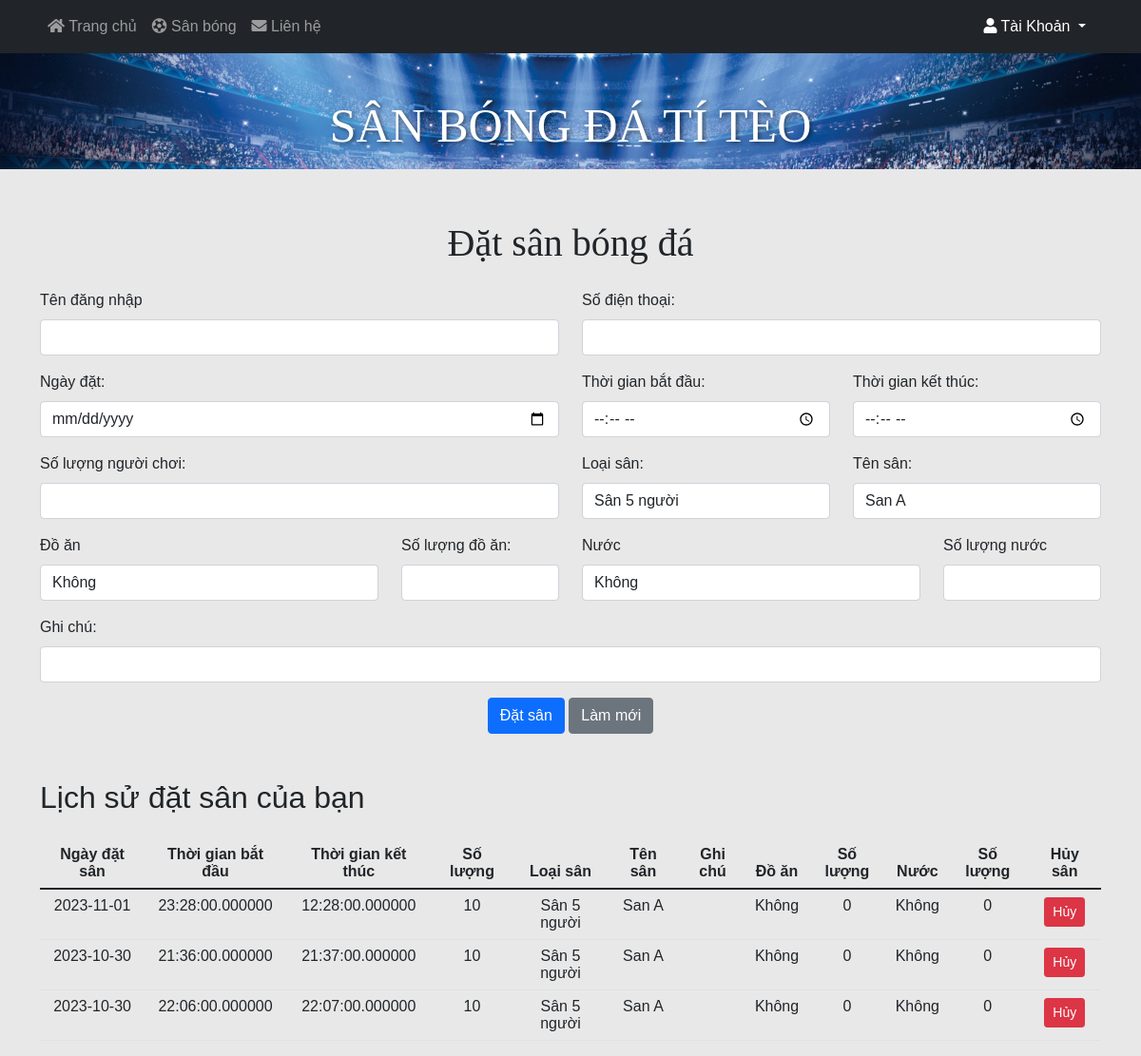
The app's page /datsanonl.php (signed in) with its own data.
### tables this page shows
CREATE TABLE `lichdatsan` (
  `id` int(50) NOT NULL,
  `TenDN` text NOT NULL,
  `SDT` int(50) NOT NULL,
  `Ngaydat` date NOT NULL,
  `Thoigianbd` time(6) NOT NULL,
  `Thoigiankt` time(6) NOT NULL,
  `Soluong` int(50) NOT NULL,
  `Loaisan` text NOT NULL,
  `Tensan` text NOT NULL,
  `Ghichu` text NOT NULL,
  `Doan` text DEFAULT NULL,
  `sldoan` int(11) DEFAULT NULL,
  `Nuoc` text DEFAULT NULL,
  `slNuoc` int(11) DEFAULT NULL
);

### datsanonl.php (the view, shortened to what this page needs)
<?php
  require_once "Connect.php";
  $user = '';
  $sdt = '';
  $ngaydat = '';
  $thoigianbd = '';
  $thoigiankt = '';
  $soluong = '';
  $loaisan = '';
  $tensan = '';
  $ghichu = '';
  $doan = '';
  $sldoan = '';
  $nuoc = '';
  $slnuoc = '';
?>
<!DOCTYPE html>
<html lang="en">
  <head>
    <link href="https://cdn.jsdelivr.net/npm/bootstrap@5.0.2/dist/css/bootstrap.min.css" rel="stylesheet">
    <link rel="stylesheet" href="styleTrangChu.css">
    <link rel="stylesheet" href="https://cdnjs.cloudflare.com/ajax/libs/font-awesome/5.15.3/css/all.min.css">
    <link href="https://cdn.jsdelivr.net/npm/bootstrap@5.1.3/dist/css/bootstrap.min.css" rel="stylesheet">
  </head>
  <body >
    <nav class="navbar navbar-expand-lg navbar-dark bg-dark fixed-top" >
            <div class="container">
                <div class="collapse navbar-collapse" id="navbarNav">
                    <ul class="navbar-nav">
                        <li class="nav-item">
                            <a class="nav-link" href="TrangChu.php"><i class="fas fa-home"></i> Trang chủ</a>
                        </li>
                        <li class="nav-item">
                            <a class="nav-link" href="listsankh.php"><i class="fas fa-futbol"></i> Sân bóng</a>
                        </li>
                        <li class="nav-item">
                            <a class="nav-link" href="https://www.facebook.com/profile.php?id=100092591802235"><i class="fas fa-envelope"></i> Liên hệ</a>
                        </li>
                    </ul>
                </div>
                <div class="dropdown">
                    <a class="nav-link dropdown-toggle text-white" href="#" role="button" id="accountDropdown" data-bs-toggle="dropdown" aria-expanded="false">
                        <i class="fas fa-user"></i> Tài Khoản
                    </a>
                    </div>
            </div>
        </nav>
        <header class="text-center py-2 image-sandau" style="padding-top: 20px;">
        <div class="container" style="padding-top: 70px;">
            <h1 class="text-white text-shadow" style="font-size: 50px;">SÂN BÓNG ĐÁ TÍ TÈO</h1>
        </div>
    </header>
    <div class="container mt-4" style="padding-top: 30px">
      <h1 class="text-center mb-4">Đặt sân bóng đá</h1>
      <form form method="post" action="datsanonl.php" novalidate>
        <div class="row">
          <div class="col-md-6 mb-3">
            <label for="user" class="form-label">Tên đăng nhập</label>
            <input value="<?= $user?>" name="user" type="text" class="form-control" id="user" required>
          </div>
          <div class="col-md-6 mb-3">
            <label for="sdt" class="form-label">Số điện thoại:</label>
            <input value="<?= $sdt?>" name="sdt" type="tel" class="form-control" id="sdt" pattern="[0-9]{10}" required>
          </div>
        </div>
        <div class="row">
          <div class="col-md-6 mb-3">
            <label for="ngaydat" class="form-label">Ngày đặt:</label>
            <input value="<?= $ngaydat?>" name="ngaydat" type="date" class="form-control" id="ngaydat" required>
          </div>
          <div class="col-md-3 mb-3">
            <label for="thoigianbd" class="form-label">Thời gian bắt đầu:</label>
            <input value="<?= $thoigianbd?>" name="thoigianbd" type="time" class="form-control" id="thoigianbd" required>
          </div>
          <div class="col-md-3 mb-3">
            <label for="thoigianktt" class="form-label">Thời gian kết thúc:</label>
            <input value="<?= $thoigiankt?>" name="thoigiankt" type="time" class="form-control" id="thoigiankt" required>
          </div>
        </div>
        <div class="row">
          <div class="col-md-6 mb-3">
            <label for="soluong" class="form-label">Số lượng người chơi:</label>
            <input value="<?= $soluong?>" name="soluong" type="number" class="form-control" id="soluong" min="10">
          </div>
          <div class="col-md-3 mb-3">
            <label for="loaisan" style="margin-bottom: 8px;">Loại sân:</label>
              <?php $loaisan2 = "SELECT DISTINCT  Loaisan from danhsachsan";
                    $result1 = mysqli_query($conn, $loaisan2);
              ?>
              <select class="form-control" id="loaisan" name="loaisan" value="<?= $loaisan?>">
              <?php if(mysqli_num_rows($result1) > 0) {
                  while ($row = mysqli_fetch_assoc($result1)) { ?>
                      <option ><?php echo $row['Loaisan']; ?></option>
              <?php }
                  }
                  ?>
                  </select>
          </div>
          <div class="col-md-3 mb-3">
            <label for="loaisan" style="margin-bottom: 8px;">Tên sân:</label>
            <?php $tensan2 = "SELECT Tensan from danhsachsan";
                  $result2 = mysqli_query($conn, $tensan2);
            ?>
            <select class="form-control" id="tensan" name="tensan" value="<?= $tensan?>">
            <?php if(mysqli_num_rows($result2) > 0) {
                 while ($row = mysqli_fetch_assoc($result2)) { ?>
                    <option ><?php echo $row['Tensan']; ?></option>
            <?php }
                }
                ?>
                </select>
          </div>
        </div>
        <div class="row">
          <div class="col-md-4 mb-3">
            <label for="ghichu" class="form-label">Đồ ăn</label>
            <select class="form-control" id="doan" name="doan" value="<?= $doan?>">
              <option >Không</option>
            </select>
          </div>
          <div class="col-md-2 mb-3">
            <label for="soluong" class="form-label">Số lượng đồ ăn:</label>
            <input value="<?= $sldoan?>" name="sldoan" type="number" class="form-control" id="sldoan" min="1">
          </div>
          <div class="col-md-4 mb-3">
            <label for="ghichu" class="form-label">Nước</label>
            <select class="form-control" id="nuoc" name="nuoc" value="<?= $nuoc?>">
              <option >Không</option>
            </select>
          </div>
          <div class="col-md-2 mb-3">
            <label for="soluong" class="form-label">Số lượng nước</label>
            <input value="<?= $slnuoc?>" name="slnuoc" type="number" class="form-control" id="slnuoc" min="1">
          </div>
        </div>
        <div class="mb-3">
          <label for="ghichu" class="form-label">Ghi chú:</label>
          <input value="<?= $ghichu?>" name="ghichu" type="text" class="form-control" id="ghichu">
        </div>
        <div class="text-center">
          <button class="btn btn-primary">Đặt sân</button>
          <button type="reset" class="btn btn-secondary">Làm mới</button>
        </div>
      </form>
    </div>
    <?php
      $taikhoanht = $_SESSION['user'];
      $query = "SELECT DISTINCT lichdatsan.id, lichdatsan.TenDN, lichdatsan.Ngaydat, lichdatsan.Thoigianbd, lichdatsan.Thoigiankt, lichdatsan.Soluong, lichdatsan.Loaisan, lichdatsan.Tensan, lichdatsan.Ghichu, lichdatsan.Doan, lichdatsan.sldoan, lichdatsan.Nuoc, lichdatsan.slNuoc from lichdatsan INNER JOIN taikhoan ON lichdatsan.SDT = taikhoan.SDT AND '$taikhoanht' = lichdatsan.TenDN ORDER BY lichdatsan.Ngaydat DESC";
      $result1 = mysqli_query($conn, $query);
    ?>
<div class="container mt-5">
  <h2 class="mb-4">Lịch sử đặt sân của bạn</h2>
  <table class="table">
    <thead>
      <tr>
        <th style="text-align:center;" scope="col">Ngày đặt sân</th>
        <th style="text-align:center;" scope="col">Thời gian bắt đầu</th>
        <th style="text-align:center;" scope="col">Thời gian kết thúc</th>
        <th style="text-align:center;" scope="col">Số lượng</th>
        <th style="text-align:center;" scope="col">Loại sân</th>
        <th style="text-align:center;" scope="col">Tên sân</th>
        <th style="text-align:center;" scope="col">Ghi chú</th>
        <th style="text-align:center;" scope="col">Đồ ăn</th>
        <th style="text-align:center;" scope="col">Số lượng</th>
        <th style="text-align:center;" scope="col">Nước</th>
        <th style="text-align:center;" scope="col">Số lượng</th>
        <th style="text-align:center;" scope="col">Hủy sân</th>
      </tr>
    </thead>
    <tbody>
    <form method= 'post' action = 'datsanonl.php'>
      <?php if(mysqli_num_rows($result1) > 0) {
        while ($row = mysqli_fetch_assoc($result1)) { ?>
          <tr>
            <td style="text-align:center;"><?php echo $row['Ngaydat']; ?></td>
            <td style="text-align:center;"><?php echo $row['Thoigianbd']; ?></td>
            <td style="text-align:center;"><?php echo $row['Thoigiankt']; ?></td>
            <td style="text-align:center;"><?php echo $row['Soluong']; ?></td>
            <td style="text-align:center;"><?php echo $row['Loaisan']; ?></td>
            <td style="text-align:center;"><?php echo $row['Tensan']; ?></td>
            <td style="text-align:center;"><?php echo $row['Ghichu']; ?></td>
            <td style="text-align:center;"><?php echo $row['Doan']; ?></td>
            <td style="text-align:center;"><?php echo $row['sldoan']; ?></td>
            <td style="text-align:center;"><?php echo $row['Nuoc']; ?></td>
            <td style="text-align:center;"><?php echo $row['slNuoc']; ?></td>
            <th style="text-align:center;"><button class="btn btn-sm btn-danger" type="submit" name="delete" value="<?php echo $row['id']; ?>">Hủy</button></th>
          </tr>
    <?php }
      }
      ?>
    </form>
    </tbody>
  </table>
</div>
  </body>
</html>

### styleTrangChu.css (style rules this page uses)
.container { max-width: 1200px; margin: 0 auto; padding: 0 20px; font-family: 'Kanit', sans-serif; }
h1 { font-family: 'Rubik Pixels', cursive; }
.image-sandau { background-image: url('images/sanc1.jpg'); background-size: cover; background-repeat: no-repeat; background-position: center; }
.text-shadow { text-shadow: 2px 2px 4px rgba(0,0,0,0.5); }
body { background-color: #E8E8E8; }

### datsanonl.php (style rules this page uses)
body { background-color: #E8E8E8; }

### records on screen
lichdatsan: Ngaydat "2023-11-01", Thoigianbd "23:28:00.000000", Thoigiankt "12:28:00.000000", Soluong "10", Loaisan "Sân 5 người", Tensan "San A", Doan "Không", sldoan "0", Nuoc "Không", slNuoc "0", $row['id'] 39 (drawn)
lichdatsan: Ngaydat "2023-10-30", Thoigianbd "21:36:00.000000", Thoigiankt "21:37:00.000000", Soluong "10", Loaisan "Sân 5 người", Tensan "San A", Doan "Không", sldoan "0", Nuoc "Không", slNuoc "0", $row['id'] 37 (drawn)
lichdatsan: Ngaydat "2023-10-30", Thoigianbd "22:06:00.000000", Thoigiankt "22:07:00.000000", Soluong "10", Loaisan "Sân 5 người", Tensan "San A", Doan "Không", sldoan "0", Nuoc "Không", slNuoc "0", $row['id'] 38 (drawn)

### other values on screen
form field loaisan "Sân 5 người"
form field tensan "San A"
